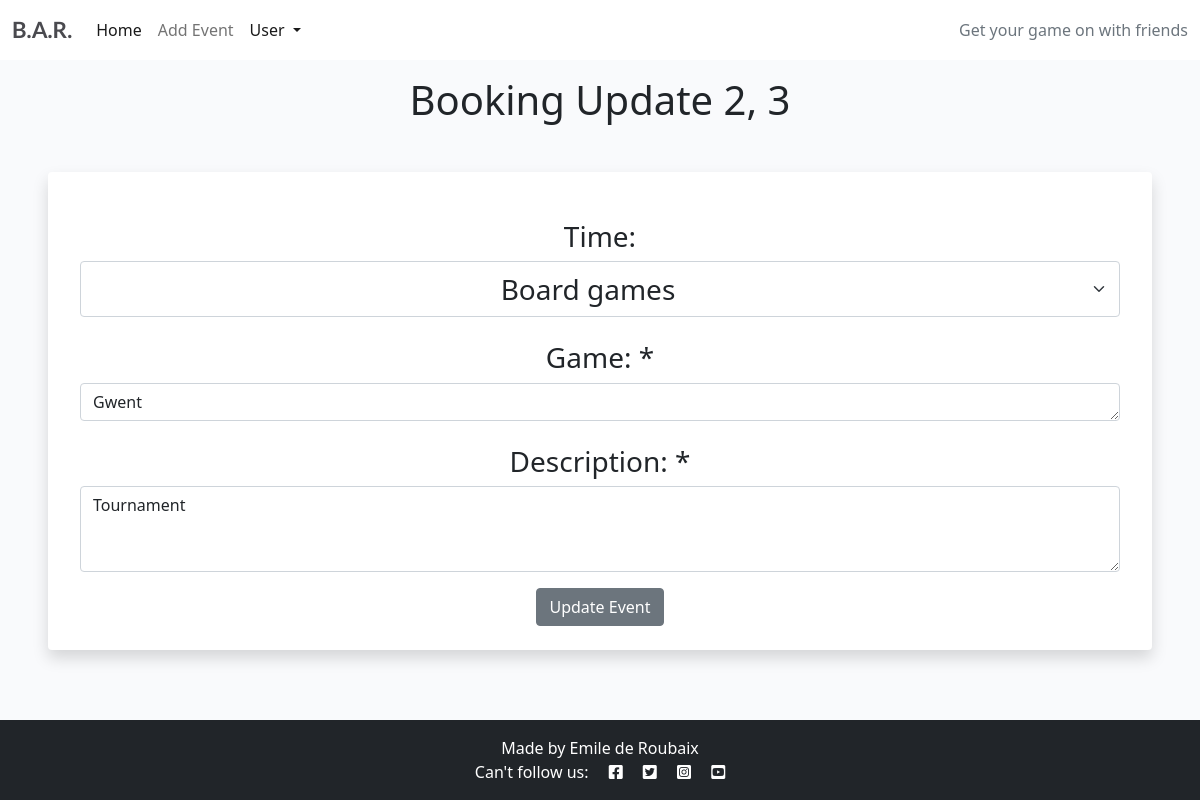
The page /booking-update-submit/3 (signed in) on the database its author committed.
### game_dates/models.py (models this page shows, shortened)
class Appointment(models.Model):
    user = models.ForeignKey(
        User, on_delete=models.CASCADE, null=True, blank=True)
    type = models.CharField(
        max_length=50, choices=SERVICE_CHOICES, default="Online gaming")
    day = models.DateField(default=datetime.now)
    time = models.CharField(
        max_length=24, choices=TIME_CHOICES)
    updated_on = models.DateTimeField(auto_now=True)
    description = models.CharField(
        max_length=50, null=True)
    content = models.TextField()
    created_on = models.DateTimeField(auto_now_add=True)
    approved = models.BooleanField(default=True)
    class Meta:
        ordering = ["-created_on"]

### game_dates/views.py (the view, shortened to what this page needs)
# urls.py: path('booking-update-submit/<int:booking_id>', views.bookingUpdateSubmit, name='bookingUpdateSubmit'),
def bookingUpdateSubmit(request, booking_id):
    booking = Appointment.objects.get(pk=booking_id)
    user = request.user
    today = datetime.now()
    minDate = today.strftime('%Y-%m-%d')
    deltatime = today + timedelta(days=30)
    strdeltatime = deltatime.strftime('%Y-%m-%d')
    maxDate = strdeltatime
    day = request.session.get('day')
    type = request.session.get('type')
    booking_id = request.session.get('booking_id')
    hour = checkEditTime(times, day, booking_id)
    return render(request, 'bookingUpdateSubmit.html', {
        'booking_id': booking_id,
        'times': hour,
        'booking': booking,
    })

### game_dates/views.py (called while the page is built)
def checkEditTime(times, day, booking_id):
    x = []
    appointment = Appointment.objects.get(pk=booking_id)
    time = appointment.time
    for k in times:
        if Appointment.objects.filter(day=day, time=k).count() < 1 or time == k:
            x.append(k)
    return x

### game_dates/templates/bookingUpdateSubmit.html (shortened to what this page needs)
{% extends "base.html" %}
{% block content %}
{% if user.is_authenticated %}
<h1 class="text-center mt-3">Booking Update 2, {{ booking.id }}</h1>
<div class="shadow p-4 mb-5 bg-body bg-body rounded text-black text-center m-5">
    <form method="POST" action="{% url 'bookingUpdateSubmit' booking.id %}" class="me-2 ms-2" required>
        <h3 class="text-center mt-4">Time:</h3>
        <div>
            <select class="form-select fs-3 text-center" name="time">
                <option value="{{ booking.type }}" selected >
                    {{ booking.time }}
                </option>
            </select>
        </div>
        <div class="form-group">
            <label for="GameName"><h3 class="text-center mt-4">Game: *</h3></label>
            <textarea class="form-control" id="GameName" rows="1" name="description" required>{{ booking.description }}</textarea>
        </div>
        <div class="form-group">
            <label for="content"><h3 class="text-center mt-4">Description: *</h3></label>
            <textarea class="form-control" id="content" rows="3" name="content" required>{{ booking.content }}</textarea>
        </div>
        <button type="submit" class="btn btn-secondary mt-3">Update Event</button>
    </form>
</div>
{% else %}
<div class="shadow p-4 mb-5 bg-body bg-body rounded text-black  m-5">
    <h1 class="p-2  me-3">First Sign in!</h1>
    <a href="{% url 'login' %}" class="btn btn-primary text-white">Sign in</a>
</div>
{% endif %}
{% endblock %}

### static/css/style.css (style rules this page uses)
body { background-color: #F9FAFC; }
.main-bg { background-color: #F9FAFC; }

### rows shown on the page
Appointment: id "3", time "Board games", description "Gwent", content "Tournament"
